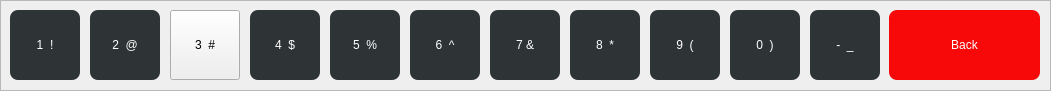
  <widget class="QFrame" name="frame_2">
   <property name="geometry">
    <rect>
     <x>20</x>
     <y>100</y>
     <width>1051</width>
     <height>91</height>
    </rect>
   </property>
   <property name="styleSheet">
    <string notr="true">font: 20pt &quot;DejaVu Sans&quot;;</string>
   </property>
   <property name="frameShape">
    <enum>QFrame::StyledPanel</enum>
   </property>
   <property name="frameShadow">
    <enum>QFrame::Raised</enum>
   </property>
   <widget class="QPushButton" name="pushButton_2">
    <property name="geometry">
     <rect>
      <x>10</x>
      <y>10</y>
      <width>70</width>
      <height>70</height>
     </rect>
    </property>
    <property name="styleSheet">
     <string notr="true">QPushButton{border:none;border-radius:8px;background-color: rgb(46, 52, 54);color:rgb(255, 255, 255);}QPushButton:pressed {border:5px}QPushButton:hover{background-color: rgb(245, 121, 0);color:rgb(255, 255, 255);}</string>
    </property>
    <property name="text">
     <string>1  !</string>
    </property>
   </widget>
   <widget class="QPushButton" name="pushButton_3">
    <property name="geometry">
     <rect>
      <x>90</x>
      <y>10</y>
      <width>70</width>
      <height>70</height>
     </rect>
    </property>
    <property name="styleSheet">
     <string notr="true">QPushButton{border:none;border-radius:8px;background-color: rgb(46, 52, 54);color:rgb(255, 255, 255);}QPushButton:pressed {border:5px}QPushButton:hover{background-color: rgb(245, 121, 0);color:rgb(255, 255, 255);}</string>
    </property>
    <property name="text">
     <string>2  @</string>
    </property>
   </widget>
   <widget class="QPushButton" name="pushButton_4">
    <property name="geometry">
     <rect>
      <x>170</x>
      <y>10</y>
      <width>70</width>
      <height>70</height>
     </rect>
    </property>
    <property name="styleSheet">
     <string notr="true">QPushButton{border:none;border-radius:8px;background-color: rgb(46, 52, 54);color:rgb(255, 255, 255);}

QPushButton:pressed {border:5px}

QPushButton:hover{background-color: rgb(245, 121, 0);color:rgb(255, 255, 255);}

font: 20pt &quot;DejaVu Sans&quot;;</string>
    </property>
    <property name="text">
     <string>3  #</string>
    </property>
   </widget>
   <widget class="QPushButton" name="pushButton_9">
    <property name="geometry">
     <rect>
      <x>490</x>
      <y>10</y>
      <width>70</width>
      <height>70</height>
     </rect>
    </property>
    <property name="styleSheet">
     <string notr="true">QPushButton{border:none;border-radius:8px;background-color: rgb(46, 52, 54);color:rgb(255, 255, 255);}QPushButton:pressed {border:5px}QPushButton:hover{background-color: rgb(245, 121, 0);color:rgb(255, 255, 255);}</string>
    </property>
    <property name="text">
     <string>7 &amp;&amp;</string>
    </property>
   </widget>
   <widget class="QPushButton" name="pushButton_10">
    <property name="geometry">
     <rect>
      <x>650</x>
      <y>10</y>
      <width>70</width>
      <height>70</height>
     </rect>
    </property>
    <property name="styleSheet">
     <string notr="true">QPushButton{border:none;border-radius:8px;background-color: rgb(46, 52, 54);color:rgb(255, 255, 255);}QPushButton:pressed {border:5px}QPushButton:hover{background-color: rgb(245, 121, 0);color:rgb(255, 255, 255);}</string>
    </property>
    <property name="text">
     <string>9  (</string>
    </property>
   </widget>
   <widget class="QPushButton" name="pushButton_6">
    <property name="geometry">
     <rect>
      <x>330</x>
      <y>10</y>
      <width>70</width>
      <height>70</height>
     </rect>
    </property>
    <property name="styleSheet">
     <string notr="true">QPushButton{border:none;border-radius:8px;background-color: rgb(46, 52, 54);color:rgb(255, 255, 255);}QPushButton:pressed {border:5px}QPushButton:hover{background-color: rgb(245, 121, 0);color:rgb(255, 255, 255);}</string>
    </property>
    <property name="text">
     <string>5  %</string>
    </property>
   </widget>
   <widget class="QPushButton" name="pushButton_7">
    <property name="geometry">
     <rect>
      <x>410</x>
      <y>10</y>
      <width>70</width>
      <height>70</height>
     </rect>
    </property>
    <property name="styleSheet">
     <string notr="true">QPushButton{border:none;border-radius:8px;background-color: rgb(46, 52, 54);color:rgb(255, 255, 255);}QPushButton:pressed {border:5px}QPushButton:hover{background-color: rgb(245, 121, 0);color:rgb(255, 255, 255);}</string>
    </property>
    <property name="text">
     <string>6  ^</string>
    </property>
   </widget>
   <widget class="QPushButton" name="pushButton_11">
    <property name="geometry">
     <rect>
      <x>730</x>
      <y>10</y>
      <width>70</width>
      <height>70</height>
     </rect>
    </property>
    <property name="styleSheet">
     <string notr="true">QPushButton{border:none;border-radius:8px;background-color: rgb(46, 52, 54);color:rgb(255, 255, 255);
font: 20pt &quot;DejaVu Sans&quot;;
}
QPushButton:pressed {border:5px}
QPushButton:hover{background-color: rgb(245, 121, 0);color:rgb(255, 255, 255);}</string>
    </property>
    <property name="text">
     <string>0  )</string>
    </property>
   </widget>
   <widget class="QPushButton" name="pushButton_12">
    <property name="geometry">
     <rect>
      <x>810</x>
      <y>10</y>
      <width>70</width>
      <height>70</height>
     </rect>
    </property>
    <property name="styleSheet">
     <string notr="true">QPushButton{border:none;border-radius:8px;background-color: rgb(46, 52, 54);color:rgb(255, 255, 255);}QPushButton:pressed {border:5px}QPushButton:hover{background-color: rgb(245, 121, 0);color:rgb(255, 255, 255);}</string>
    </property>
    <property name="text">
     <string>-  _</string>
    </property>
   </widget>
   <widget class="QPushButton" name="pushButton_5">
    <property name="geometry">
     <rect>
      <x>250</x>
      <y>10</y>
      <width>70</width>
      <height>70</height>
     </rect>
    </property>
    <property name="styleSheet">
     <string notr="true">QPushButton{border:none;border-radius:8px;background-color: rgb(46, 52, 54);color:rgb(255, 255, 255);}QPushButton:pressed {border:5px}QPushButton:hover{background-color: rgb(245, 121, 0);color:rgb(255, 255, 255);}</string>
    </property>
    <property name="text">
     <string>4  $</string>
    </property>
   </widget>
   <widget class="QPushButton" name="pushButton_15">
    <property name="geometry">
     <rect>
      <x>889</x>
      <y>10</y>
      <width>151</width>
      <height>70</height>
     </rect>
    </property>
    <property name="styleSheet">
     <string notr="true">QPushButton{border:none;border-radius:8px;background-color:rgb(247, 9, 9);color:rgb(255, 255, 255);}QPushButton:pressed {border:5px}QPushButton:hover{background-color: rgb(245, 121, 0);color:rgb(255, 255, 255);}</string>
    </property>
    <property name="text">
     <string>Back</string>
    </property>
   </widget>
   <widget class="QPushButton" name="pushButton_67">
    <property name="geometry">
     <rect>
      <x>570</x>
      <y>10</y>
      <width>70</width>
      <height>70</height>
     </rect>
    </property>
    <property name="styleSheet">
     <string notr="true">QPushButton{border:none;border-radius:8px;background-color: rgb(46, 52, 54);color:rgb(255, 255, 255);}QPushButton:pressed {border:5px}QPushButton:hover{background-color: rgb(245, 121, 0);color:rgb(255, 255, 255);}</string>
    </property>
    <property name="text">
     <string>8  *</string>
    </property>
   </widget>
  </widget>
